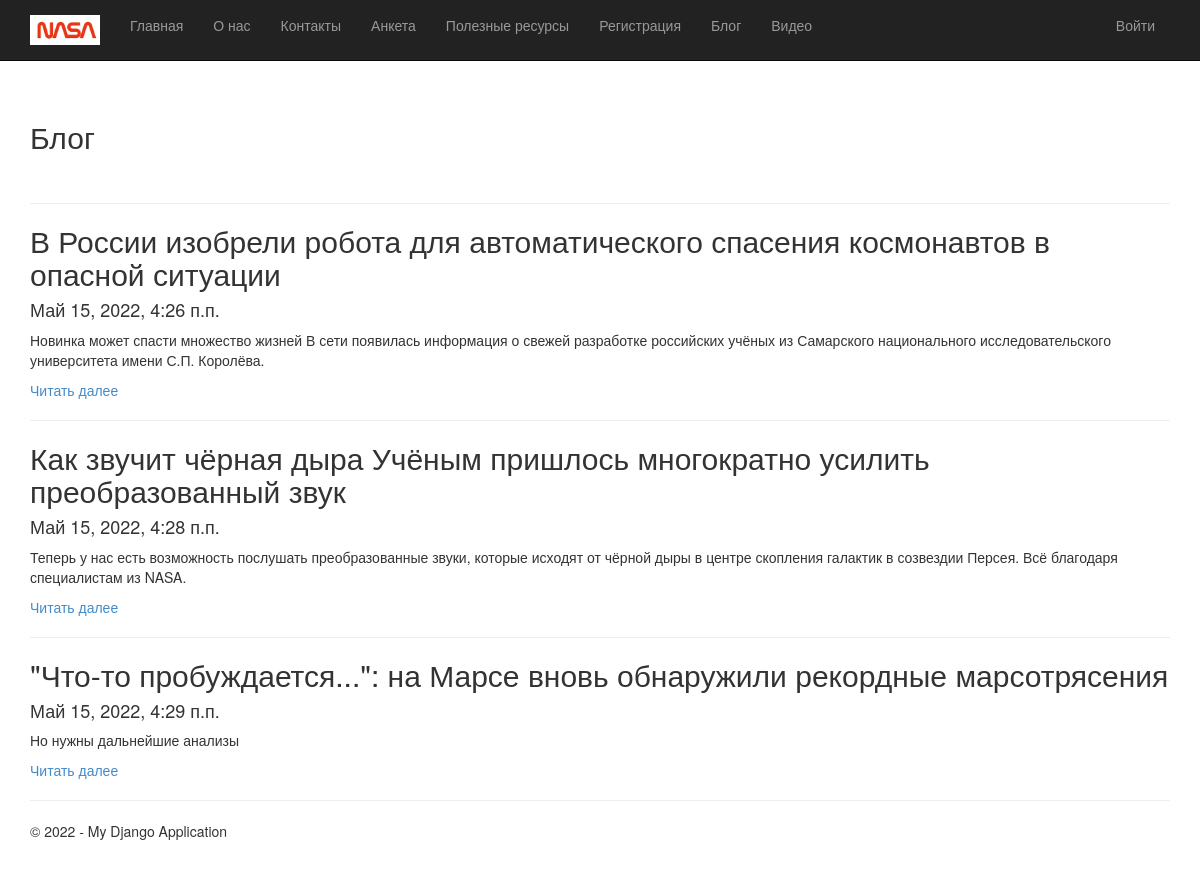
Screenshot of /blog/ with the database file from the repository.
### app/models.py (models this page shows, shortened)
class Blog(models.Model):
    title = models.CharField(max_length=100, unique_for_date="posted", verbose_name="Заголовок")
    description = models.TextField(verbose_name="Краткое содержание")
    content = models.TextField(verbose_name="Полное содержание")
    posted = models.DateTimeField(default=datetime.now(),
                                  db_index=True, verbose_name="Опубликована")
    author = models.ForeignKey(User, null=True, blank=True, on_delete=models.SET_NULL, verbose_name="Автор")
    image = models.FileField(default='temp.jpg',verbose_name='Путь к картинке')

### app/views.py (the view)
# urls.py: path('blog/', views.blog, name='blog'),
def blog(request):
    assert isinstance(request, HttpRequest)
    posts = Blog.objects.all()  # запрос на выбор всех статей блога из модели
    return render(
        request,
        'app/blog.html',
        {
            'title': 'Блог',
            'posts': posts,  # передача списка статей в шаблон веб-страницы
            'year': datetime.now().year,
        }
    )

### app/templates/app/blog.html
{% extends "app/layout.html" %}
{% block content %}
<h2>{{ title }}</h2> <br/>
{% for post in posts %}
<hr/>
<div class="">
    <h2> {{post.title}} </h2>
    <h4> {{post.posted}} </h4>
    <p> {{post.description}} </p>
    <p><a href="{% url 'blogpost' parametr=post.id %}"> Читать далее </a> </p>
</div>
{% endfor %}
{% endblock %}

### app/static/app/content/site.css (style rules this page uses)
body { padding-top: 80px; padding-bottom: 20px; }

### rows the page displays
Blog: title "В России изобрели робота для автоматического спасения космонавтов в опасной ситуации", posted "Май 15, 2022, 4:26 п.п.", description "Новинка может спасти множество жизней В сети появилась информация о свежей разработке российских учёных из Самарского национального исследовательского университета имени С.П. Королёва."
Blog: title "Как звучит чёрная дыра Учёным пришлось многократно усилить преобразованный звук", posted "Май 15, 2022, 4:28 п.п.", description "Теперь у нас есть возможность послушать преобразованные звуки, которые исходят от чёрной дыры в центре скопления галактик в созвездии Персея. Всё благодаря специалистам из NASA."
Blog: title "\"Что-то пробуждается...\": на Марсе вновь обнаружили рекордные марсотрясения", posted "Май 15, 2022, 4:29 п.п.", description "Но нужны дальнейшие анализы"

### other values shown
{{ title }} "Блог"
